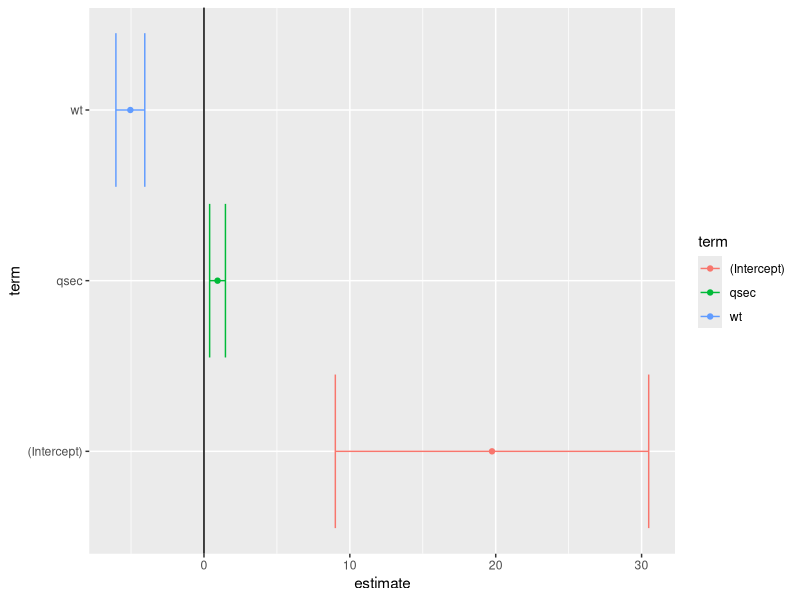

This chart was generated by the following R code: (Note: this script raises an error after producing the figure.)
# BROOM tutorial:

fit <- lm(mpg ~ wt + qsec, mtcars)
summary(fit)
library(dplyr)
library(broom)
library(ggplot2)
library(survival)

tidy(fit)
#          term  estimate   std.error  statistic      p.value
# 1 (Intercept) 19.746223   5.2520617   3.759709  7.650466e-04
# 2          wt -5.047982   0.4839974 -10.429771  2.518948e-11
# 3        qsec  0.929198   0.2650173   3.506179  1.499883e-03

# rownames as under 'term' column
# columns renamed for ease of use

# Per-observation information (fitted values, residuals, etc...):
augment(fit)
augment(fit) %>% head()

#          .rownames  mpg   wt  qsec  .fitted   .se.fit      .resid       .hat   .sigma      .cooksd  .std.resid
# 1         Mazda RX4 21.0 2.620 16.46 21.81511 0.6832424 -0.81510855 0.06925986 2.637300 2.627038e-03 -0.32543724
# 2     Mazda RX4 Wag 21.0 2.875 17.02 21.04822 0.5468271 -0.04822401 0.04436414 2.642112 5.587076e-06 -0.01900129
# 3        Datsun 710 22.8 2.320 18.61 25.32728 0.6397681 -2.52727880 0.06072636 2.595763 2.174253e-02 -1.00443793
# 4    Hornet 4 Drive 21.4 3.215 19.44 21.58057 0.6231436 -0.18056924 0.05761138 2.641895 1.046036e-04 -0.07164647
# 5 Hornet Sportabout 18.7 3.440 17.02 18.19611 0.5120709  0.50388581 0.03890382 2.640343 5.288512e-04  0.19797699
# 6           Valiant 18.1 3.460 20.22 21.06859 0.8032106 -2.96858808 0.09571739 2.575422 5.101445e-02 -1.20244126


# Per-model statistics (R-squared, AIC, BIC....):
glance(fit)

# r.squared     adj.r.squared    sigma    statistic      p.value     df    logLik      AIC      BIC       deviance   df.residual
# 1 0.8264161     0.8144448      2.596175  69.03311     9.394765e-12  3   -74.36025   156.7205  162.5834   195.4636          29

# construct coefficient plots with ggplot2:
td <- tidy(fit, conf.int = T)
ggplot(td, aes(estimate, term, color = term)) +
  geom_point() +
  geom_errorbarh(aes(xmin = conf.low, xmax = conf.high)) +
  geom_vline(xintercept = 0)

# Usage with group_by() and do() for within-groups regressions
# Ex. within automatic cars, manual cars:
mtcars %>% group_by(am) %>% do(tidy(lm(mpg ~ wt, .)))
# Ex. within different cylinders:
mtcars %>% group_by(cyl) %>% do(tidy(lm(mpg ~ wt, .)))

# Ex. LASSO regression
set.seed(03-19-2015)
# geenrate data with 5 real variables and 45 null, on 100 obsv.:
nobs <- 100
nvar <- 50
real <- 5
x <- matrix(rnorm(nobs * nvar), nobs)
beta <- c(rnorm(real, 0, 1), rep(0, nvar - real))
y <- c(t(beta) %*% t(x)) + rnorm(nvar, sd =3)

glmnet_fit <- cv.glmnet(x,y)
# tidy with broom and plot with ggplot2:
tidied_cv <- tidy(glmnet_fit)
glance_cv <- glance(glmnet_fit)

tidied_cv %>% ggplot(aes(lambda, estimate)) +
  geom_line(color = "darkred") + 
  geom_ribbon(aes(ymin = conf.low, ymax = conf.high), alpha = 0.2) +
  scale_x_log10() +
  geom_vline(xintercept = glance_cv$lambda.min) +
  geom_vline(xintercept = glance_cv$lambda.1se, lty = 2)


# Survival analysis:
surv_fit <- survfit(coxph(Surv(time, status) ~ age + sex, lung))
td <- tidy(surv_fit)

td %>% ggplot(aes(time, estimate)) +
  geom_line() +
  geom_ribbon(aes(ymin = conf.low, ymax = conf.high), alpha = 0.2)



# Tutorial #2: broom & dplyr
library(broom)
library(dplyr)

data("Orange")
dim(Orange)
str(Orange)

glimpse(Orange)
head(Orange)    # Tree (factor: 5 levels), age, circumference

Orange %>% summarize(orange_cor = cor.test(age, circumference)$estimate,
                     orange_df = cor.test(age, circumference)$parameter)
# 0.9135, df = 33
# OR for just the correlation coefficient:
Orange %>% do(tidy(cor(.$age, .$circumference)))

# for all output in cor.test():
Orange %>% do(tidy(cor.test(.$age, .$circumference)))

library(ggplot2)
Orange %>% ggplot(aes(age, circumference, color = Tree)) +
                  geom_line()

# Test correlations individually WITHIN each tree >>> group_by():

Orange %>% group_by(Tree) %>% summarise(correlation = cor(age, circumference))
#     Tree     correlation
#     <ord>     <dbl>
# 1     3     0.9881766
# 2     1     0.9854675
# 3     5     0.9877376
# 4     2     0.9873624
# 5     4     0.9844610

# higher than aggregate (0.9135), similar across trees.

cor.test(Orange$age, Orange$circumference)  # for each different tree...
# OR JUST DO THIS:
Orange %>% group_by(Tree) %>% do(tidy(cor.test(.$age, .$circumference)))

# Regressions: +1 row of output within each model
Orange %>% group_by(Tree) %>% do(tidy(lm(age ~ circumference, data = .)))

# Tree          term     estimate      std.error    statistic      p.value
# <ord>         <chr>        <dbl>      <dbl>        <dbl>        <dbl>
# 1     3   (Intercept)  -209.512321  85.2682904   -2.4570954   5.743323e-02
# 2     3 circumference   12.038885   0.8353445   14.4118806    2.901046e-05
# 3     1   (Intercept)  -264.673437  98.6205569   -2.6837553   4.362351e-02
# 4     1 circumference   11.919245   0.9188029   12.9725813    4.851902e-05
# 5     5   (Intercept)  -54.484097   76.8862788   -0.7086323   5.102144e-01
# 6     5 circumference    8.787132   0.6211365   14.1468610    3.177093e-05
# 7     2   (Intercept) -132.439725   83.1314146   -1.5931369   1.720092e-01
# 8     2 circumference    7.795225   0.5595479   13.9312907    3.425041e-05
# 9     4   (Intercept)  -76.513671   88.2943757   -0.8665747   4.257969e-01
# 10    4 circumference    7.169842   0.5719516   12.5357484    5.733090e-05


# ML within each group
data("mtcars")
head(mtcars)

mtcars %>% group_by(am) %>% do(tidy(lm(wt ~ mpg + qsec + gear, .)))

# am           term    estimate  std.error   statistic      p.value
# <dbl>       <chr>       <dbl>      <dbl>       <dbl>        <dbl>
# 1     0 (Intercept)  4.91754623 1.39665675  3.52094116 0.0030879519
# 2     0         mpg -0.19188914 0.04428329 -4.33321746 0.0005909953
# 3     0        qsec  0.09191361 0.09832067  0.93483509 0.3646797728
# 4     0        gear  0.14653754 0.36819363  0.39799041 0.6962441554
# 5     1 (Intercept)  4.28307028 3.45859958  1.23838281 0.2469014834
# 6     1         mpg -0.10098320 0.02943409 -3.43082488 0.0074984578
# 7     1        qsec  0.03983165 0.15112135  0.26357393 0.7980436972
# 8     1        gear -0.02288330 0.34878226 -0.06560912 0.9491232955

# also for augment() and glance() outputs for regressions:
regressions <- mtcars %>% group_by(cyl) %>% 
  do(fit = lm(wt ~ mpg + qsec + gear, .))

regressions
#   cyl      fit                            creates rowwise dataframe.
# *<dbl>   <list>
#   1     4 <S3: lm>
#   2     6 <S3: lm>
#   3     8 <S3: lm>

regressions$fit  # each of the regression outputs for 4, 6, 8 cyl

regressions %>% tidy(fit)

regressions %>% augment(fit)

regressions %>% glance(fit)

# combine estimates + p-values, etc. across ALL groups into dataframe for regressions:
# - allow for sorting by p-value, estimate, etc. to find most significant terms across all tests
# - p-value histograms
# - volcano plots comparing p-values to effect size estimates

regressions %>% tidy(fit) %>% arrange(desc(p.value))


# Broom and kmeans clustering ---------------------------------------------

library(dplyr)

set.seed(2014)
centers <- data.frame(cluster=factor(1:3), size=c(100, 150, 50), x1=c(5, 0, -3), x2=c(-1, 1, -2))
points <- centers %>% group_by(cluster) %>%
  do(data.frame(x1=rnorm(.$size[1], .$x1[1]),
                x2=rnorm(.$size[1], .$x2[1])))

library(ggplot2)
ggplot(points, aes(x1, x2, color=cluster)) + geom_point()

points.matrix <- cbind(x1 = points$x1, x2 = points$x2)
kclust <- kmeans(points.matrix, 3)
kclust

summary(kclust)


library(broom)
augment(kclust, points.matrix) %>% group_by(.cluster) %>% do(head(., 3))

tidy(kclust)

glance(kclust)



kclusts <- data.frame(k = 1:9) %>% 
  group_by(k) %>% 
  do(kclust=kmeans(points.matrix, .$k))

clusters <- kclusts %>% group_by(k) %>% do(tidy(.$kclust[[1]]))
assignments <- kclusts %>% group_by(k) %>% do(augment(.$kclust[[1]], points.matrix))
clusterings <- kclusts %>% group_by(k) %>% do(glance(.$kclust[[1]]))


p1 <- ggplot(assignments, aes(x1, x2)) + geom_point(aes(color=.cluster)) + facet_wrap(~ k)
p1

p2 <- p1 + geom_point(data=clusters, size = 5, shape="x")
p2

library(scales)
ggplot(clusterings, aes(k, tot.withinss)) + 
  geom_line() + 
  ylab("sum of squares") +
  scale_x_continuous(breaks = pretty_breaks(10))




